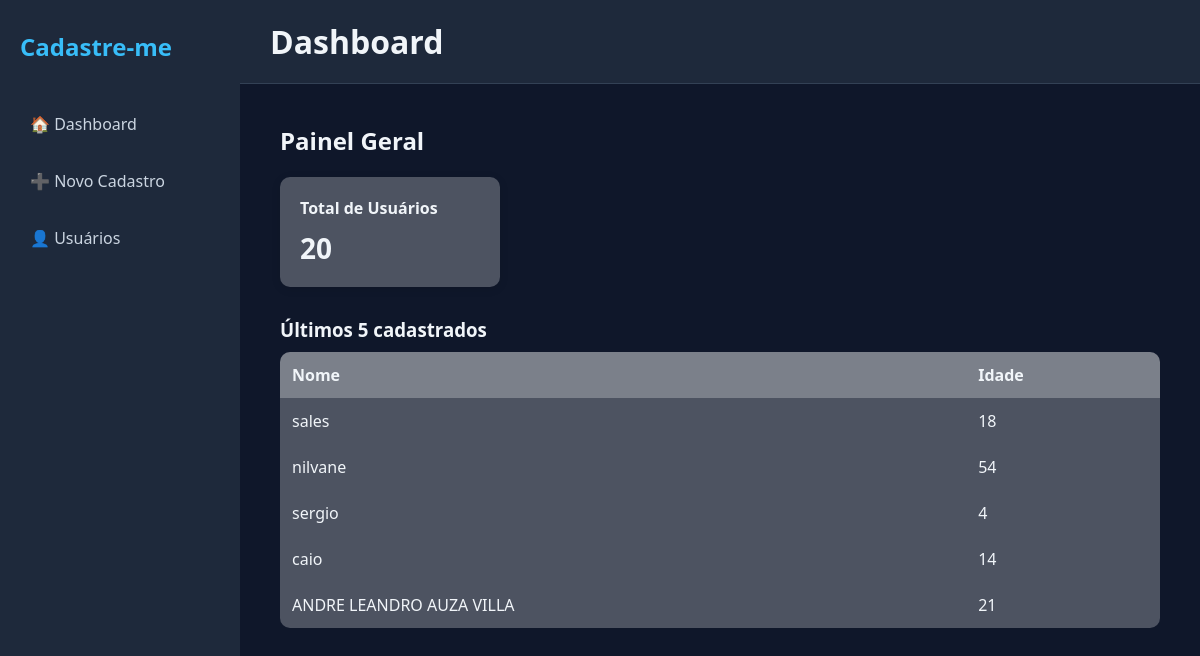
/dashboard/, run on the app's committed database.
### app_cad_usuarios/models.py (models this page shows)
class Usuario(models.Model):
    id_usuario = models.AutoField(primary_key=True)
    nome = models.TextField(max_length=255)
    idade = models.IntegerField()

### app_cad_usuarios/views.py (the view)
# urls.py: path('dashboard/', views.dashboard, name='dashboard'),
def dashboard(request):
    total_usuarios = Usuario.objects.count()
    ultimos_usuarios = Usuario.objects.order_by('-id_usuario')[:5]
    context = {
        'total_usuarios': total_usuarios,
        'ultimos_usuarios': ultimos_usuarios
    }
    return render(request, 'usuarios/dashboard.html', context)

### app_cad_usuarios/templates/usuarios/dashboard.html (shortened to what this page needs)
{% extends 'usuarios/base.html' %}
{% block titulo_pagina %}
Dashboard
{% endblock %}
{% block conteudo %}
<h2 class="titulo-dashboard">Painel Geral</h2>
<div class="cards">
    <div class="card">
        <h3>Total de Usuários</h3>
        <p class="numero">
            {{ total_usuarios }}
        </p>
    </div>
</div>
<h3 class="subtitulo">Últimos 5 cadastrados</h3>
<table class="tabela">
    <tr>
        <th>Nome</th>
        <th>Idade</th>
    </tr>
    {% for usuario in ultimos_usuarios %}
    <tr>
        <td>{{ usuario.nome }}</td>
        <td>{{ usuario.idade }}</td>
    </tr>
    {% empty %}
    <tr>
        <td colspan="2">Nenhum usuário cadastrado ainda.</td>
    </tr>
    {% endfor %}
</table>
{% endblock %}

### app_cad_usuarios/static/css/style.css (style rules this page uses)
* { margin: 0; padding: 0; box-sizing: border-box; }
body { font-family: 'Segoe UI', sans-serif; background: #0f172a; color: #f1f5f9; }
.card { background: #1e293b; padding: 30px; border-radius: 16px; width: 400px; }
.titulo-dashboard { margin-bottom: 20px; }
.cards { display: flex; gap: 20px; margin-bottom: 30px; }
.card { background: rgba(255, 255, 255, 0.258); padding: 20px; border-radius: 10px; width: 220px; box-shadow: 0px 2px 10px rgba(0,0,0,0.1); }
.card h3 { margin-bottom: 10px; font-size: 16px; }
.numero { font-size: 28px; font-weight: bold; }
.subtitulo { margin-bottom: 10px; }
.tabela { width: 100%; background: rgba(255, 255, 255, 0.258); border-radius: 10px; overflow: hidden; border-collapse: collapse; }
.tabela th, .tabela td { padding: 12px; text-align: left; }
.tabela th { background: rgba(255, 255, 255, 0.258); }

### data on the page
Usuario: nome "sales", idade "18"
Usuario: nome "nilvane", idade "54"
Usuario: nome "sergio", idade "4"
Usuario: nome "caio", idade "14"
Usuario: nome "ANDRE LEANDRO AUZA VILLA", idade "21"

### other printed values
{{ total_usuarios }} "20"
